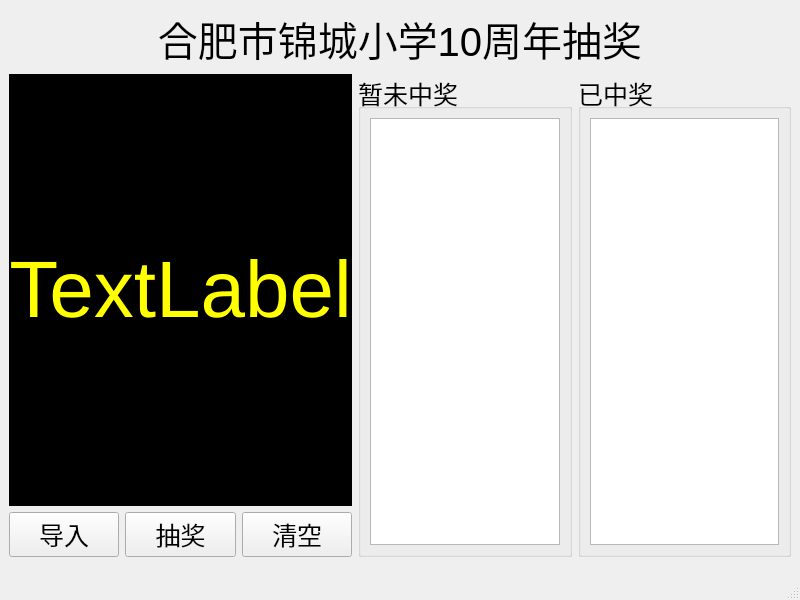
<?xml version="1.0" encoding="UTF-8"?>
<ui version="4.0">
 <class>MainWindow</class>
 <widget class="QMainWindow" name="MainWindow">
  <property name="geometry">
   <rect>
    <x>0</x>
    <y>0</y>
    <width>800</width>
    <height>600</height>
   </rect>
  </property>
  <property name="font">
   <font>
    <pointsize>19</pointsize>
   </font>
  </property>
  <property name="windowTitle">
   <string>MainWindow</string>
  </property>
  <widget class="QWidget" name="centralwidget">
   <layout class="QGridLayout" name="gridLayout">
    <item row="0" column="0">
     <layout class="QVBoxLayout" name="verticalLayout_2" stretch="0,0">
      <item>
       <widget class="QLabel" name="label">
        <property name="font">
         <font>
          <pointsize>30</pointsize>
         </font>
        </property>
        <property name="text">
         <string>&lt;html&gt;&lt;head/&gt;&lt;body&gt;&lt;p align=&quot;center&quot;&gt;合肥市锦城小学10周年抽奖&lt;/p&gt;&lt;/body&gt;&lt;/html&gt;</string>
        </property>
        <property name="wordWrap">
         <bool>false</bool>
        </property>
       </widget>
      </item>
      <item>
       <layout class="QHBoxLayout" name="horizontalLayout_5" stretch="1,0">
        <item>
         <layout class="QVBoxLayout" name="verticalLayout" stretch="5,1">
          <item>
           <widget class="QLabel" name="display_area">
            <property name="font">
             <font>
              <pointsize>60</pointsize>
             </font>
            </property>
            <property name="styleSheet">
             <string notr="true">background-color:balck;
color:yellow;
text-align:center;</string>
            </property>
            <property name="text">
             <string>&lt;html&gt;&lt;head/&gt;&lt;body&gt;&lt;p align=&quot;center&quot;&gt;TextLabel&lt;/p&gt;&lt;/body&gt;&lt;/html&gt;</string>
            </property>
           </widget>
          </item>
          <item>
           <layout class="QHBoxLayout" name="horizontalLayout" stretch="0,0,0">
            <item>
             <widget class="QPushButton" name="load_button">
              <property name="text">
               <string>导入</string>
              </property>
             </widget>
            </item>
            <item>
             <widget class="QPushButton" name="ok_button">
              <property name="text">
               <string>抽奖</string>
              </property>
             </widget>
            </item>
            <item>
             <widget class="QPushButton" name="clear_button">
              <property name="text">
               <string>清空</string>
              </property>
             </widget>
            </item>
           </layout>
          </item>
         </layout>
        </item>
        <item>
         <layout class="QHBoxLayout" name="horizontalLayout_4" stretch="1,1">
          <item>
           <widget class="QGroupBox" name="groupBox">
            <property name="title">
             <string>暂未中奖</string>
            </property>
            <layout class="QHBoxLayout" name="horizontalLayout_2">
             <item>
              <widget class="QTextEdit" name="wzj_area"/>
             </item>
            </layout>
           </widget>
          </item>
          <item>
           <widget class="QGroupBox" name="groupBox_2">
            <property name="title">
             <string>已中奖</string>
            </property>
            <layout class="QHBoxLayout" name="horizontalLayout_3">
             <item>
              <widget class="QTextEdit" name="zj_area"/>
             </item>
            </layout>
           </widget>
          </item>
         </layout>
        </item>
       </layout>
      </item>
     </layout>
    </item>
   </layout>
  </widget>
  <widget class="QMenuBar" name="menubar">
   <property name="geometry">
    <rect>
     <x>0</x>
     <y>0</y>
     <width>800</width>
     <height>38</height>
    </rect>
   </property>
  </widget>
  <widget class="QStatusBar" name="statusbar"/>
 </widget>
 <resources/>
 <connections/>
</ui>
